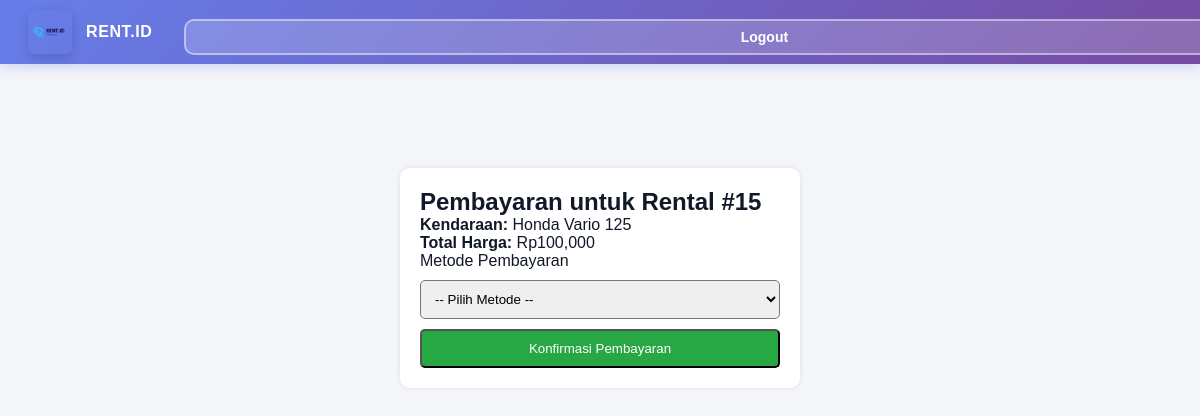
Screenshot of /public/cust/pembayaran.php?rental_id=15 (signed in) with the database file from the repository.
### tables this page shows
CREATE TABLE `kendaraan` (
  `kendaraan_id` int(11) NOT NULL,
  `id_mitra` int(11) NOT NULL,
  `jenis_kendaraan` enum('motor','mobil','lainnya') NOT NULL,
  `merk` varchar(100) NOT NULL,
  `model` varchar(100) NOT NULL,
  `tahun` year(4) DEFAULT NULL,
  `plat_nomor` varchar(20) NOT NULL,
  `harga_sewa_per_hari` decimal(10,2) NOT NULL,
  `status_kendaraan` enum('tersedia','disewa','maintenance') DEFAULT 'tersedia',
  `foto` longblob DEFAULT NULL
);

CREATE TABLE `transaksi` (
  `rental_id` int(11) NOT NULL,
  `id_customer` int(11) NOT NULL,
  `kendaraan_id` int(11) NOT NULL,
  `tanggal_mulai` date NOT NULL,
  `tanggal_selesai` date NOT NULL,
  `total_harga` decimal(12,2) NOT NULL,
  `status_rental` enum('pending','dijadwalkan','aktif','selesai','dibatalkan') DEFAULT 'pending'
);

### app/kendaraan_cust_logic.php (called while the page is built, shortened)
<?php
require_once __DIR__ . '/../config/koneksi.php';
class KendaraanCustomer {
public function getDetailPembayaran($rentalId)
{
    global $conn;
    $sql = "SELECT
                t.*,
                p.pembayaran_id,
                p.metode_pembayaran,
                p.jumlah_bayar,
                p.status_pembayaran,
                k.merk,
                k.model,
                k.harga_sewa_per_hari
            FROM transaksi t
            LEFT JOIN pembayaran p ON t.rental_id = p.rental_id
            JOIN kendaraan k ON t.kendaraan_id = k.kendaraan_id
            WHERE t.rental_id = ?";
    $stmt = $conn->prepare($sql);
    $stmt->bind_param("i", $rentalId);
    $stmt->execute();
    return $stmt->get_result()->fetch_assoc();
}
}

### public/cust/pembayaran.php (the view, shortened to what this page needs)
<?php
include __DIR__ . '/../../app/auth.php';
include __DIR__ . '/../../app/kendaraan_cust_logic.php';
include __DIR__ . '/../navbar.php';
$rentalId = $_GET['rental_id'];
$kendaraan = new KendaraanCustomer();
$detail = $kendaraan->getDetailPembayaran($rentalId);
?>
<!DOCTYPE html>
<html lang="id">
<head>
</head>
<body>
<div class="box">
    <h2>Pembayaran untuk Rental #<?= $rentalId ?></h2>
    <p><strong>Kendaraan:</strong> <?= $detail['merk'] . " " . $detail['model'] ?></p>
    <p><strong>Total Harga:</strong> Rp<?= number_format($detail['total_harga']) ?></p>
    <form method="POST">
        <label>Metode Pembayaran</label><br>
        <select name="metode_pembayaran" required>
            <option value="">-- Pilih Metode --</option>
        </select>
        <button type="submit" style="background:#28a745; color:white;">Konfirmasi Pembayaran</button>
    </form>
</div>
</body>
</html>

### public/style/navbar.css (style rules this page uses)
* { margin: 0; padding: 0; box-sizing: border-box; }

### public/style/site.css (style rules this page uses)
:root { --brand-500: #6d59e0; --brand-600: #8c59d4; --accent: #3291B6; --muted: #f1f5f9; }
html,body { height:100%; }
body { font-family: 'Poppins', system-ui, -apple-system, 'Segoe UI', Roboto, 'Helvetica Neue', Arial; background: linear-gradient(180deg, #f7fafc 0%, #eef2f7 100%); color: #111827; -webkit-font-smoothing:antialiased; -moz-osx-font-smoothing:grayscale; }

### public/cust/pembayaran.php (style rules this page uses)
body { font-family: Arial; background:#f4f6f9; }
.box { width: 400px; margin: 40px auto; padding: 20px; background:white; border-radius:10px; box-shadow:0 0 5px rgba(0,0,0,0.1); }
select, button { width:100%; padding:10px; border-radius:5px; margin-top:10px; }

### rows the page displays
kendaraan: merk "Honda", model "Vario 125"
transaksi: total_harga "100,000"

### other values shown
$rentalId "15"
